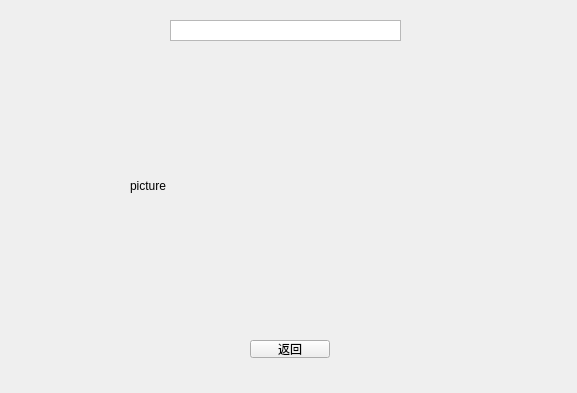
<?xml version="1.0" encoding="UTF-8"?>
<ui version="4.0">
 <class>Form</class>
 <widget class="QWidget" name="Form">
  <property name="geometry">
   <rect>
    <x>0</x>
    <y>0</y>
    <width>577</width>
    <height>393</height>
   </rect>
  </property>
  <property name="windowTitle">
   <string>My Form</string>
  </property>
  <widget class="QLabel" name="label">
   <property name="geometry">
    <rect>
     <x>130</x>
     <y>70</y>
     <width>311</width>
     <height>231</height>
    </rect>
   </property>
   <property name="text">
    <string>picture</string>
   </property>
  </widget>
  <widget class="QListView" name="show">
   <property name="geometry">
    <rect>
     <x>170</x>
     <y>20</y>
     <width>231</width>
     <height>21</height>
    </rect>
   </property>
  </widget>
  <widget class="QPushButton" name="back">
   <property name="geometry">
    <rect>
     <x>250</x>
     <y>340</y>
     <width>80</width>
     <height>18</height>
    </rect>
   </property>
   <property name="text">
    <string>返回</string>
   </property>
  </widget>
 </widget>
 <resources/>
 <connections/>
</ui>
